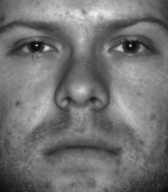
%> input picture yaleB_e1.png, 168 x 192 px
$ octave testsample.m   (GNU Octave 9; MATLAB toolbox functions it lacks are replaced by stand-ins)
%> lines starting %> are read from the running program, lines starting %| are printed output that depends on the picture
X=double(imread('yaleB_e1.png'));
%> X: size 192x168 double; min 9, max 246, mean 114.6; mean of the top-left, top-right, bottom-left and bottom-right quarters 122.7, 119.7, 107, 109
X=floor(imresize(X,[100,80]));
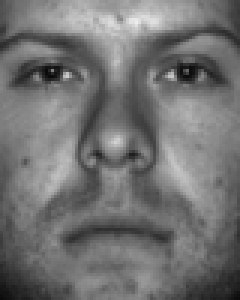
%> X: size 100x80 double (shown 3 times larger); min 10, max 237, mean 114.1
[L,U,P]=lu(X);
TEF=sum(sum((L*U).^2));
%> TEF = 114075355
[m,n]=size(X);
%> m = 100; n = 80

B=cell(n,1);
BEF=zeros(n,1);
for i=1:n
    B{i}=L(:,i)*U(i,:);
    BEF(i)=sum(sum(B{i}.^2));
end
%> after the loop, B = 80 items; BEF = 80 values, max 41707155.5 at index 1, min 2030.9 at index 77, mean 1413500.7

[BEF,IX]=sort(BEF,'descend');
%> BEF = 80 values, max 41707155.5 at index 1, min 2030.9 at index 80, mean 1413500.7; IX = 80 values, max 80 at index 79, min 1 at index 1, mean 40.5

i=1;
EF=0;
S=zeros(m,n);
while(EF/TEF < 0.92 || i<11)
    EF=EF+BEF(i);
    S=S+B{IX(i)};
    i=i+1;
end
%> this loop made 38 passes
%> EF on passes 1 to 12: 41707155.5, 49488347.7, 55633133.4, 61445438.1, 65282434.1, 68832425.2, 71202693.7, 73264020.3, 75317485.3, 77307752.5, 79128709.3, 80885915.4
%> pass 1, `S=S+B{IX(i)};`:
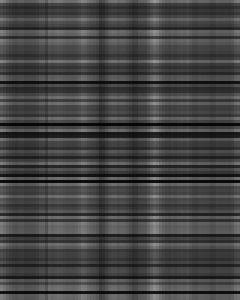
%> S: size 100x80 double (shown 3 times larger); min 5.95, max 150, mean 67.3
%> pass 2, `S=S+B{IX(i)};`:
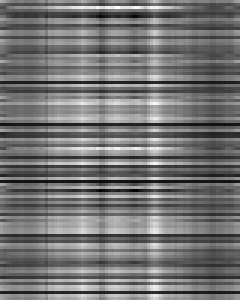
%> S: size 100x80 double (shown 3 times larger); min -6.11, max 198.2, mean 86.9; drawn with min black and max white
%> pass 3, `S=S+B{IX(i)};`:
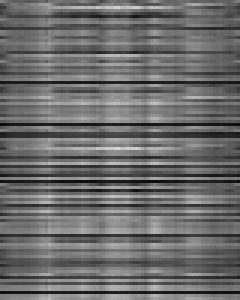
%> S: size 100x80 double (shown 3 times larger); min 11, max 214.9, mean 107.8
%> after the loop:
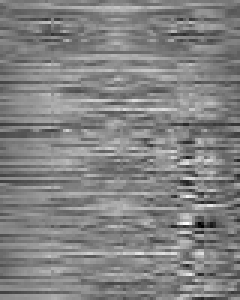
%> S: size 100x80 double (shown 3 times larger); min -79.11, max 294.5, mean 112.8; drawn with min black and max white
% [5 lines of commented-out code are left out]
imshow(uint8(P'*S))
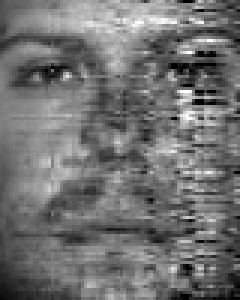
%> displayed picture: size 100x80, on the screen's scale of 0 to 255 (shown 3 times larger); min 0, max 255, mean 112.9
